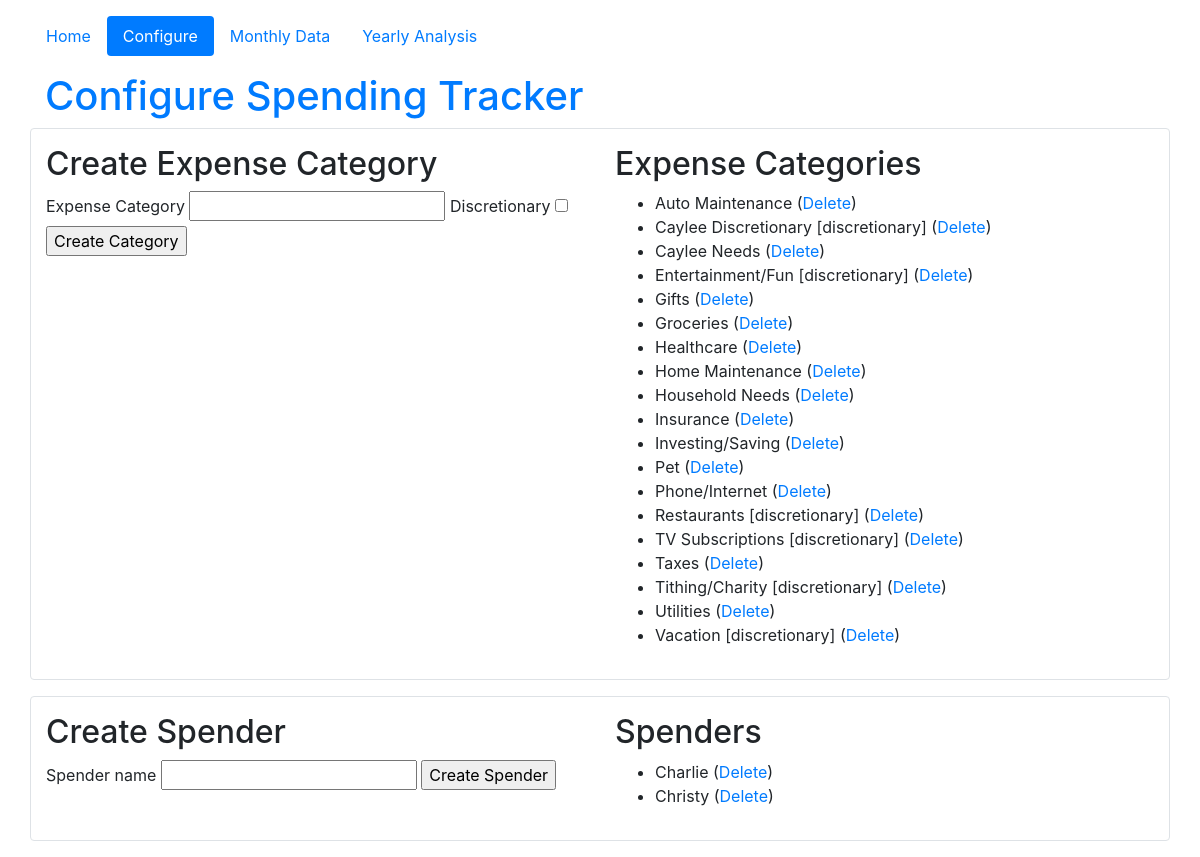
The page /configure on the database its author committed.
### tracker_app/models.py (models this page shows, shortened)
class Category(db.Model):
	categoryId = db.Column(db.Integer, primary_key=True)
	expenseCategory = db.Column(db.String(50), unique=True, nullable=False)
	discretionary = db.Column(db.Boolean, nullable=False)
	expenses = db.relationship("Expense", backref="myCategory")

class User(db.Model):
    userId = db.Column(db.Integer, primary_key=True)
    username = db.Column(db.String(20), unique=True, nullable=False)
    expenses = db.relationship("Expense", backref="spender")

### tracker_app/routes.py (the view)
@app.route("/configure", methods=["GET","POST"])
def configure():
	newUserForm = forms.NewUserForm()
	newCategoryForm = forms.NewCategoryForm()
	if newUserForm.validate_on_submit():
		user = User(username=newUserForm.username.data)
		db.session.add(user)
		db.session.commit()
		flash(f"User '{user.username}' has been successfully added", "success")
		return redirect(url_for('configure'))
	if newCategoryForm.validate_on_submit():
		cat = Category(expenseCategory=newCategoryForm.category.data, discretionary=newCategoryForm.discretionary.data)
		db.session.add(cat)
		db.session.commit()
		flash(f"User '{cat.expenseCategory}' has been successfully added", "success")
		return redirect(url_for('configure'))
	return render_template('configure.html', users=User.query.order_by(User.username).all(), newUserForm=newUserForm,
				newCategoryForm=newCategoryForm, categories=Category.query.order_by(Category.expenseCategory).all())

### tracker_app/forms.py
class NewUserForm(FlaskForm):
	username = 	StringField('Spender name', validators=[DataRequired()])
	submit = SubmitField('Create Spender')

class NewCategoryForm(FlaskForm):
	category = StringField('Expense Category', validators=[DataRequired()])
	discretionary = BooleanField('Discretionary', default=False)
	submit = SubmitField('Create Category')

### tracker_app/templates/configure.html (shortened to what this page needs)
{% extends 'layout.html' %}
{% set activePage = "configure" %}
{% block content %}
<h1 class="text-primary">Configure Spending Tracker</h1>
<div class="row border rounded py-3" id="expenses-config">
	<div class="col-lg">
		<h2>Create Expense Category</h2>
		<form method="POST" action={{ url_for('configure') }}>
			{{ newCategoryForm.category.label }} {{ newCategoryForm.category(size=20) }}
			{{ newCategoryForm.discretionary.label }} {{ newCategoryForm.discretionary }}<br>
			{{ newCategoryForm.submit }}
		</form>
	</div>
	<div class="col-lg">
		<h2>Expense Categories</h2>
		<ul>
			{% for cat in categories %}
				<li>{{ cat.expenseCategory }}
					{% if cat.discretionary %}[discretionary]{% endif %}
					(<a href={{ url_for('deleteCategory', categoryId=cat.categoryId) }}>Delete</a>)
				 </li>
			{% endfor %}
		</ul>
	</div>
</div>
<div class="row border rounded my-3 py-3" id="users-config">
	<div class="col-sm">
		<h2>Create Spender</h2>
		<form method="POST" action={{ url_for('configure') }}>
			{{ newUserForm.username.label }} {{ newUserForm.username(size=20) }}
			{{ newUserForm.submit }}
		</form>
	</div>
	<div class="col-sm">
		<h2>Spenders</h2>
		<ul>
			{% for user in users %}
				<li>{{ user.username }} (<a href={{ url_for('deleteUser', userId=user.userId) }}>Delete</a>)</li>
			{% endfor %}
		</ul>
	</div>
</div>
{% endblock %}

### tracker_app/templates/layout.html (shortened to what this page needs)
<!DOCTYPE html>
<html lang="en">
<head>
<link rel="stylesheet" href="https://stackpath.bootstrapcdn.com/bootstrap/4.5.0/css/bootstrap.min.css">
</head>
<body>
	<div class="container">
		<div class="row my-3" id="sitenav">
			<nav class="nav nav-pills nav-fill">
				{% set navigation_bar = [
					('home', 'Home'),
					('configure', 'Configure'),
					('showData', 'Monthly Data'),
					('yearlyAnalysis', 'Yearly Analysis'),
				] %}
				{% for id, text in navigation_bar %}
					<a class="nav-item nav-link {% if id == activePage %} active{% endif %}" href="{{ url_for(id) }}">{{ text }}</a>
				{% endfor %}
			</nav>
		</div>
		<div class="row" id="content">
			<div class="col-lg">
				{% block content %}{% endblock %}
			</div>
		</div>
	</div>
</body>
</html>

### rows shown on the page
Category: expenseCategory "Auto Maintenance"
Category: expenseCategory "Caylee Discretionary", discretionary "[discretionary]"
Category: expenseCategory "Caylee Needs"
Category: expenseCategory "Entertainment/Fun", discretionary "[discretionary]"
Category: expenseCategory "Gifts"
Category: expenseCategory "Groceries"
Category: expenseCategory "Healthcare"
Category: expenseCategory "Home Maintenance"
Category: expenseCategory "Household Needs"
Category: expenseCategory "Insurance"
Category: expenseCategory "Investing/Saving"
Category: expenseCategory "Pet"
Category: expenseCategory "Phone/Internet"
Category: expenseCategory "Restaurants", discretionary "[discretionary]"
Category: expenseCategory "TV Subscriptions", discretionary "[discretionary]"
Category: expenseCategory "Taxes"
Category: expenseCategory "Tithing/Charity", discretionary "[discretionary]"
Category: expenseCategory "Utilities"
Category: expenseCategory "Vacation", discretionary "[discretionary]"
User: username "Charlie"
User: username "Christy"

### other values the page prints
{{ text }} "Home" "Configure" "Monthly Data" "Yearly Analysis"
{{ newCategoryForm.category.label }} "Expense Category"
{{ newCategoryForm.discretionary.label }} "Discretionary"
{{ newUserForm.username.label }} "Spender name"
